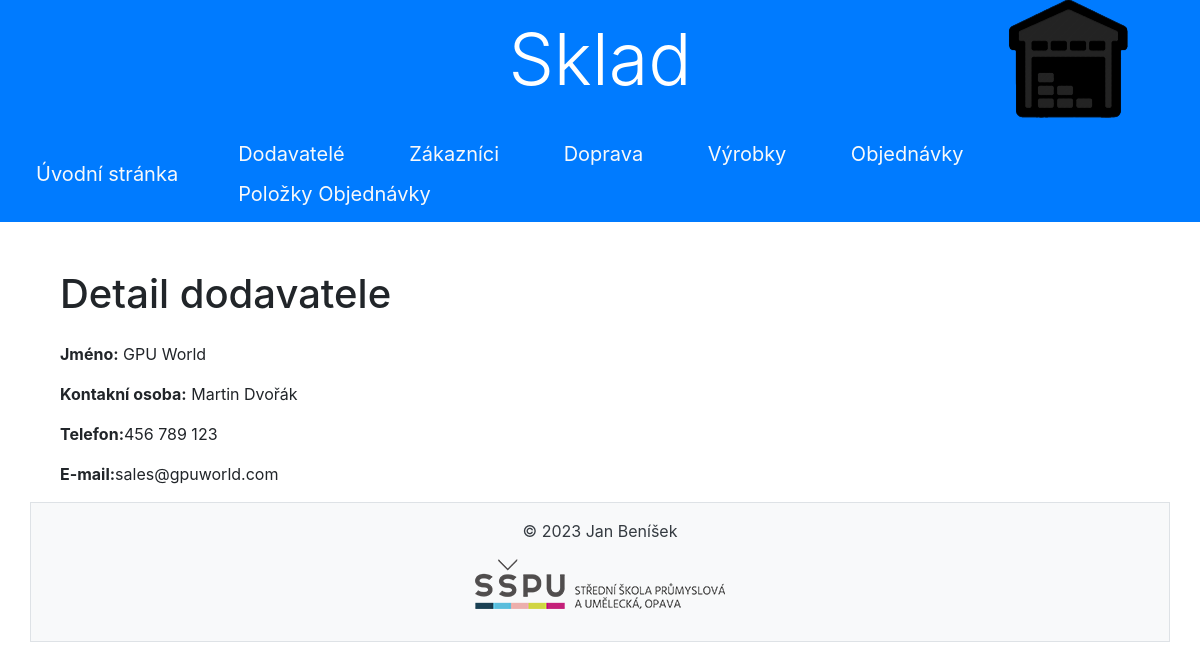
The page /dodavatele/4/ on the database its author committed.
### sklad/models.py (models this page shows, shortened)
class Dodavatele(models.Model):
    nazev_dodavatele= models.CharField(max_length=50, verbose_name='Nazev Dodavatele', help_text='Vložte název Dodavatele')
    email_dodavatele= models.CharField(max_length=50, unique=True, verbose_name='Email', help_text='Vložte email Dodavatele')
    telefon_dodavatele=  models.CharField(max_length=13, unique=True, verbose_name='Cislo', help_text='Vložte číslo Dodavatele')
    kontaktOs_dodavatele= models.CharField(max_length=50, verbose_name='Kontaktni Osoba', help_text='Vložte email Dodavatele')
    class Meta:
        verbose_name = 'Dodavatel'
        verbose_name_plural = 'Dodavatele'
        ordering = ['nazev_dodavatele']

### sklad/views.py (the view)
# urls.py: path('dodavatele/<int:pk>/', views.DodavateleDetailView.as_view(), name='dodavatele_detail'),
class DodavateleDetailView(DetailView):
    model = Dodavatele
    template_name = 'dodavatele/dodavatele_detail.html'
    context_object_name = 'dodavatel'

### sklad/templates/dodavatele/dodavatele_detail.html
 {% extends 'base.html' %}
{% block content %}
<div class="container mt-5">
        <h1 class="mb-4">Detail dodavatele</h1>
        <div>
            <p><strong>Jméno:</strong> {{ dodavatel.nazev_dodavatele }}</p>
            <p><strong>Kontakní osoba:</strong> {{ dodavatel.kontaktOs_dodavatele }}</p>
            <p><strong>Telefon:</strong>{{ dodavatel.telefon_dodavatele }}</p>
            <p><strong>E-mail:</strong>{{ dodavatel.email_dodavatele }}</p>
        </div>
    </div>
{% endblock %}

### rows shown on the page
Dodavatele: nazev_dodavatele "GPU World", kontaktOs_dodavatele "Martin Dvořák", telefon_dodavatele "456 789 123", email_dodavatele "sales@gpuworld.com"
